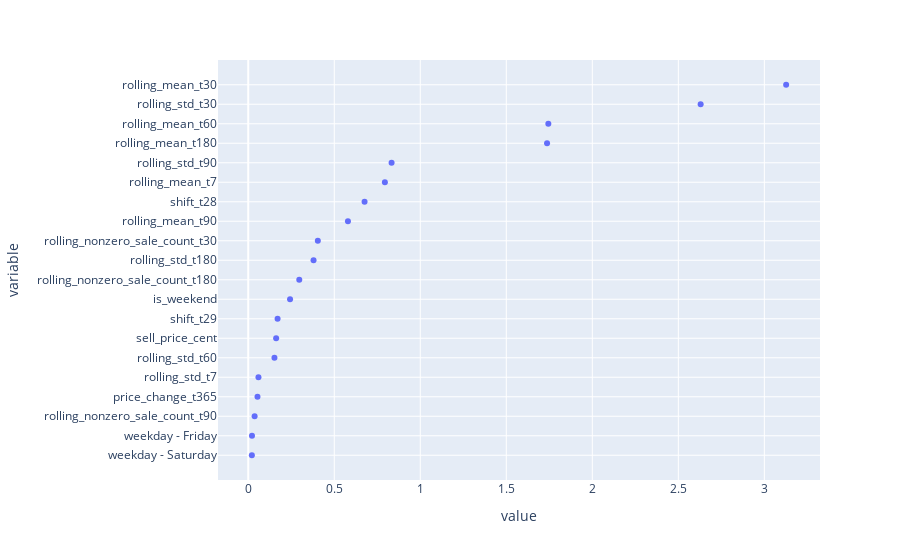

This figure's notebook cell:
### Code cell
# sort by importance keeping best 20
sorted_idx = result.importances_mean.argsort()[-20:]

# build dataframe 
to_plot = pd.DataFrame(
    result.importances_mean[sorted_idx].reshape(1,-1),
    columns=np.array(attributes)[sorted_idx]).melt()

# display(to_plot)
fig = px.scatter(to_plot, x='value', y='variable')

fig

### Figure 1 — Plotly figure (JSON) as saved in the notebook; plotly's stock layout.template omitted (floating-point values rounded to 4 significant figures)
{"data": [{"hoverlabel": {"namelength": 0}, "hovertemplate": "value=%{x}<br>variable=%{y}", "legendgroup": "", "marker": {"color": "#636efa", "symbol": "circle"}, "mode": "markers", "name": "", "showlegend": false, "type": "scatter", "x": [0.02099, 0.0218, 0.03696, 0.05379, 0.05943, 0.1524, 0.1622, 0.1706, 0.243, 0.2966, 0.3796, 0.4045, 0.5795, 0.6762, 0.7943, 0.8333, 1.737, 1.744, 2.63, 3.127], "xaxis": "x", "y": ["weekday - Saturday", "weekday - Friday", "rolling_nonzero_sale_count_t90", "price_change_t365", "rolling_std_t7", "rolling_std_t60", "sell_price_cent", "shift_t29", "is_weekend", "rolling_nonzero_sale_count_t180", "rolling_std_t180", "rolling_nonzero_sale_count_t30", "rolling_mean_t90", "shift_t28", "rolling_mean_t7", "rolling_std_t90", "rolling_mean_t180", "rolling_mean_t60", "rolling_std_t30", "rolling_mean_t30"], "yaxis": "y"}], "layout": {"legend": {"tracegroupgap": 0}, "margin": {"t": 60}, "xaxis": {"anchor": "y", "domain": [0, 1], "title": {"text": "value"}}, "yaxis": {"anchor": "x", "domain": [0, 1], "title": {"text": "variable"}}}}
